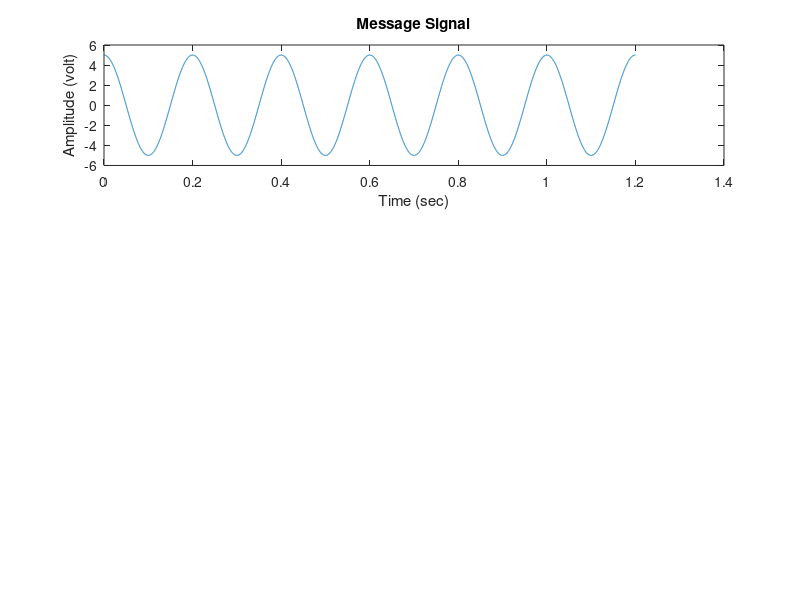
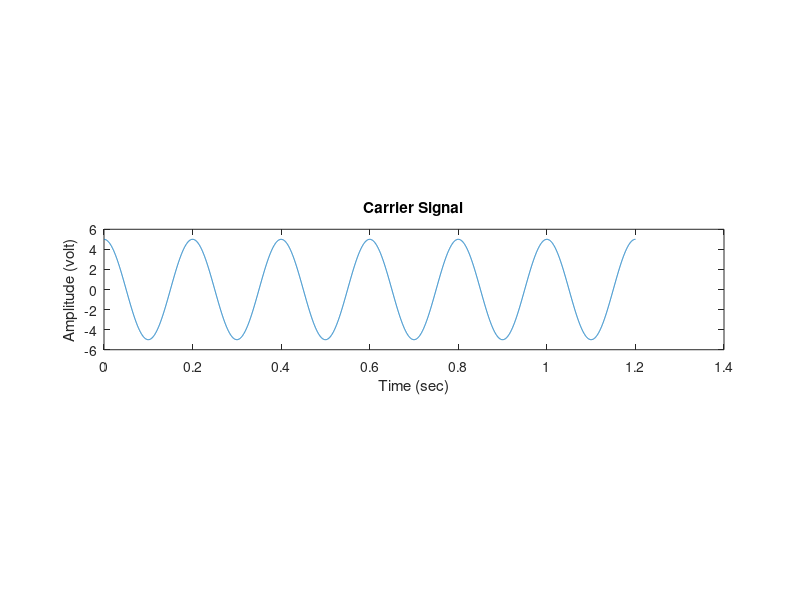
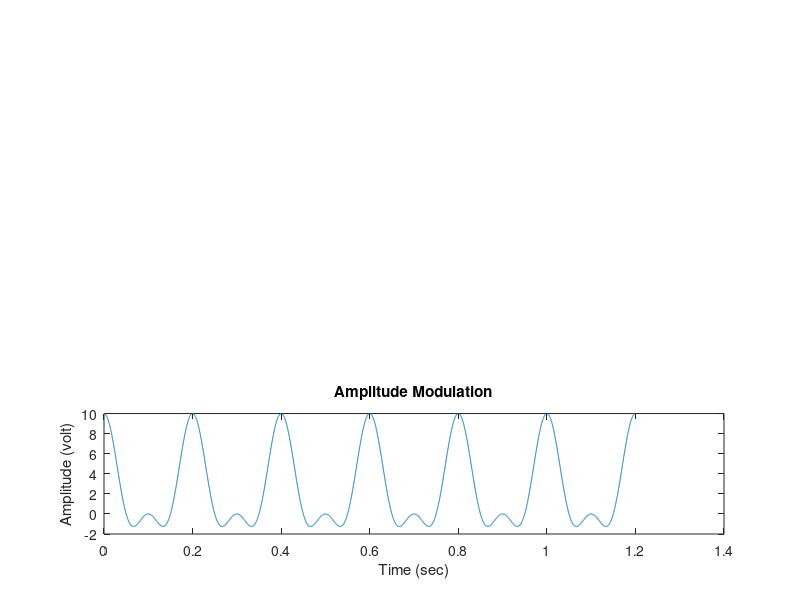

Here is the MATLAB script that generated these plots, in order:
%% 𝔸𝕓𝕕𝕦𝕝𝕝𝕒𝕙 𝔸𝕝 𝕄𝕒𝕤𝕦𝕞
% standard input 10 1000 50 10000

clc;        %% clearing comment 
clear all;  %% clearing workspace
close all;  %% closing all window (like graph window)

Am = input("enter message signal amplitude: ");
fm = input("enter message signal frequency: ");
Ac = input("enter carrier signal amplitude: ");
fc = input("enter carrier signal frequency: ");

initPhase = 0;
Tm = 1/fm;
t = 0:Tm/1000:6*Tm;
% meu = Am/Ac;
meu = 1;    %% change meu from 0 to 1 and see graph
Mt = cos(2*pi*fm*t);
Ct = cos(2*pi*fc*t);

%% This is for message signal %%
Ymsg = Am.*Mt;
figure(1);
subplot(3,1,1);
plot(t,Ymsg);
%%disp(Ymsg);
title("Message Signal");
xlabel("Time (sec)");
ylabel("Amplitude (volt)");


%% This is for Carrier signal %%
Yc = Ac.*Ct;
figure(2);
subplot(3,1,2);
plot(t,Yc);
%%disp(Ym);
title("Carrier Signal");
xlabel("Time (sec)");
ylabel("Amplitude (volt)");


%% This is for modulated signal %%
Ym = Ac.*(1+(meu.*Mt)).*Ct;
figure(3);
subplot(3,1,3);
plot(t,Ym);
%%disp(Ym);
title("Amplitude Modulation");
xlabel("Time (sec)");
ylabel("Amplitude (volt)");
